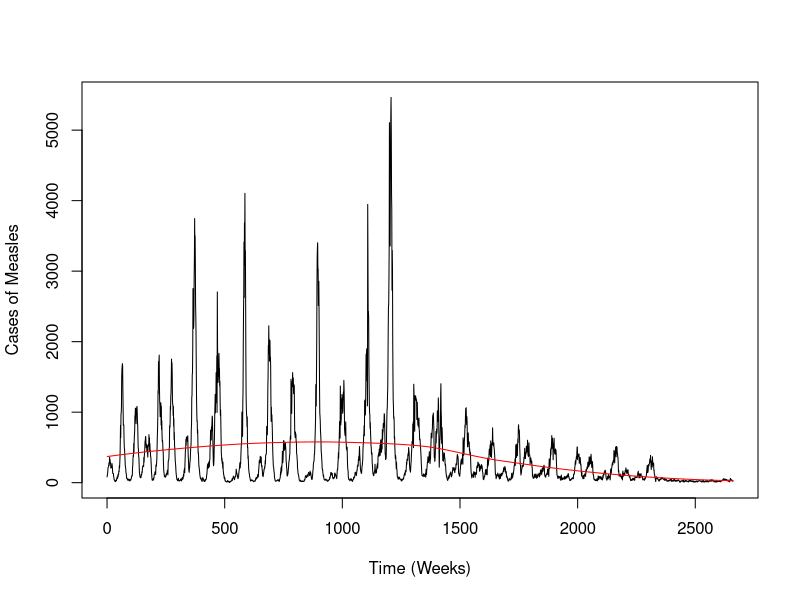
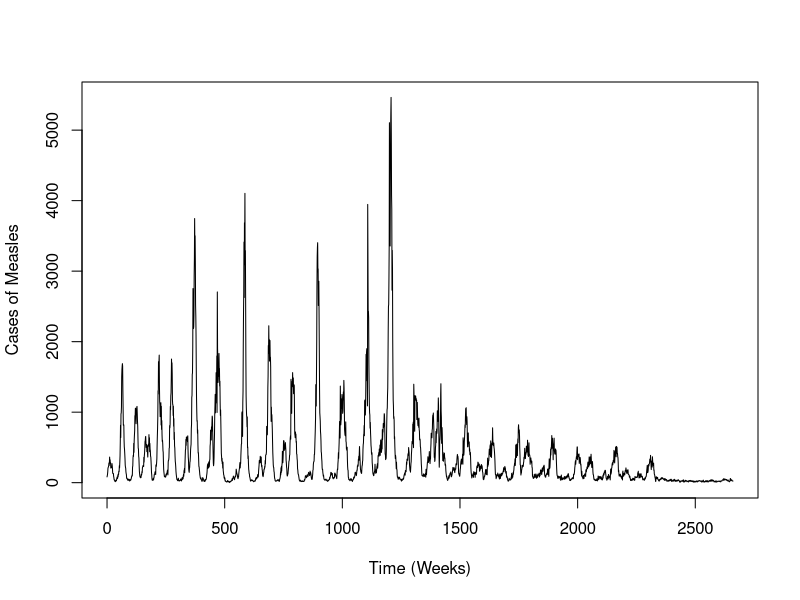
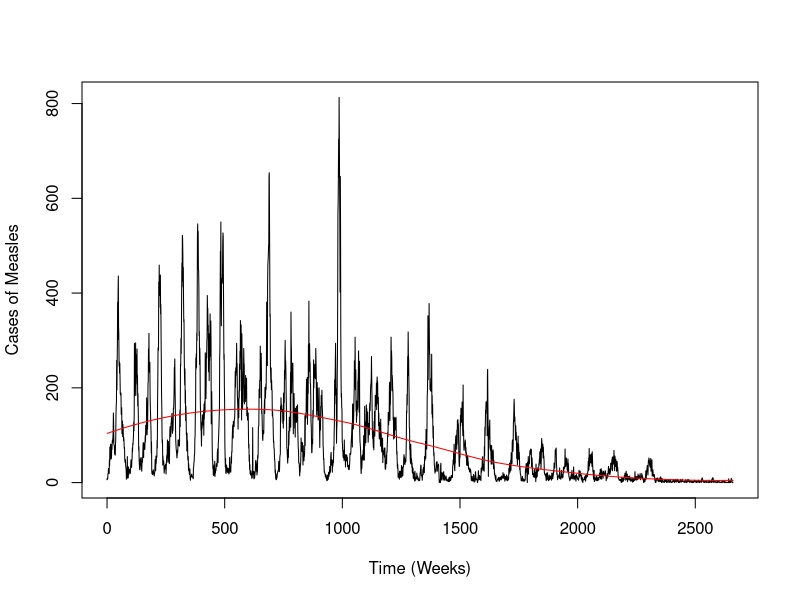
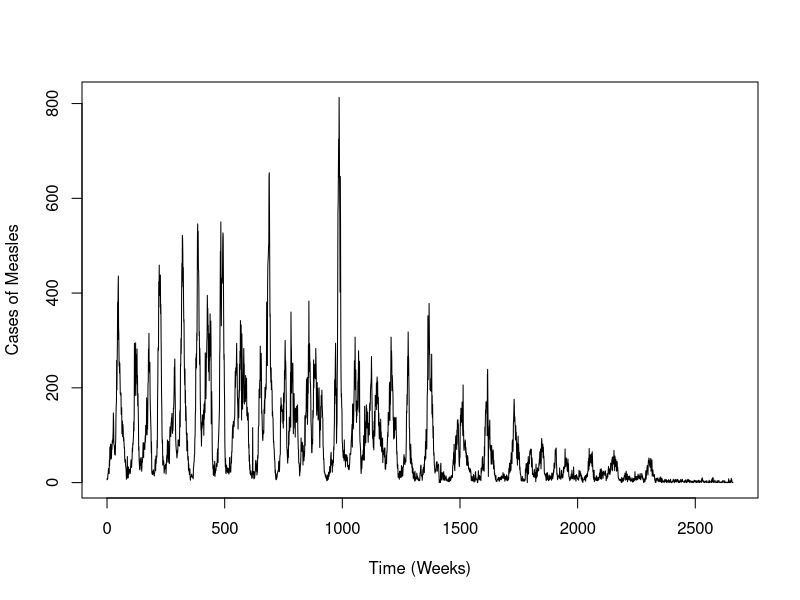

Here is the R script that generated these plots, in order:
####################QUESTION 1####################
###############PART A###############
###############PART I###############

londona <- read.csv("meas_uk__lon_1944-94_wk.csv")
liverpoola <- read.csv("meas_uk__lpl_1944-94_wk.csv")

londonb <- londona[-c(1,2,3,4,5,6,7,8,9),] ##cleaning out not needed data
liverpoolb <- liverpoola[-c(1,2,3,4,5,6,7,8,9),] ##cleaning out not needed data

read.ymdc <- function(dat){
  year <- dat[seq(1,length(dat),4)]
  month <-dat[seq(2,length(dat),4)]
  day <-dat[seq(3,length(dat),4)]
  date<-as.Date(paste(year, month, day, sep = "."), format = "%Y.%m.%d")
  count <-dat[seq(4,length(dat),4)]
  count <- as.numeric(as.character(count))
  week <- as.numeric((date - date[1])/7)
  l <- list(date, count, week)
  L <- data.frame(l)
  names(L) <-c("Date", "Counts", "Week")
  return(L)
}

London <- read.ymdc(londonb)
Liverpool <-read.ymdc(liverpoolb)

###############PART II###############

time.plot<-function(dat,add){
  if(add == TRUE){
    X<-plot(dat$Week, dat$Counts, type = "l", xlab = "Time (Weeks)", ylab = "Cases of Measles")
    lo <- loess(dat$Counts~dat$Week)
    lin <- lines(predict(lo), col = "red")
  }
  if(add == FALSE){
    X<-plot(dat$Week, dat$Counts, type = "l", xlab = "Time (Weeks)", ylab = "Cases of Measles")
  }
}

time.plot(London, add=TRUE)
time.plot(London, add = FALSE)
time.plot(Liverpool, add=TRUE)
time.plot(Liverpool, add=FALSE)

###############PART III###############

##needs to be completed

periodogram<-function(dat, timemin, timemax){
  
}

###############PART B###############

##needs to be completed

####################QUESTION 2####################
###############PART A###############

##needs to be completed

SI.Gillepsie<-function(){
  
}

###############PART B###############

##needs to be completed